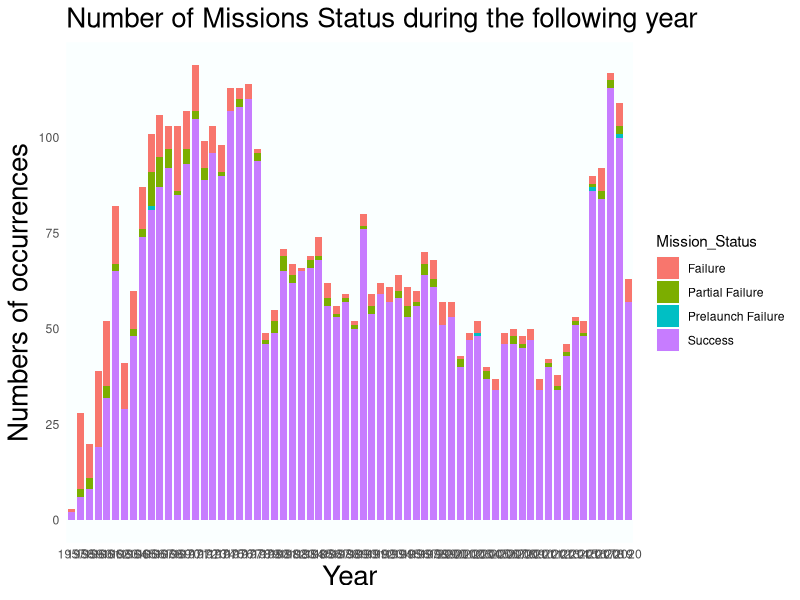

Write R code to recreate this figure.
library(dplyr)
library(stringr)
library(ggplot2)

originalDataset = read.csv("mission_launches.csv")

df1=originalDataset %>%
  mutate(Year =str_split_i(Date, ',',-1))%>%
  mutate(Year= str_trim(Year))%>%
  mutate(Year =str_split_i(Year, ' ',1))

df2= df1%>%
  group_by(Mission_Status, Year)%>%
  summarise(n = n())

ggplot(df2, mapping = aes(x= Year , y= n))+
  geom_bar(stat = "identity", aes(fill = Mission_Status), width = 0.8, position = position_stack())+
  labs(title = "Number of Missions Status during the following year",
    y="Numbers of occurrences",)+
  theme(text = element_text(color = "black")
    ,panel.background = element_rect(fill ="#FaFFFF")
    ,plot.background = element_rect(fill = "white")
    ,panel.grid = element_blank()
    ,plot.title = element_text(size = 20)
    ,axis.ticks = element_blank()
    ,axis.title.x = element_text(size = 20)
    ,axis.title.y = element_text(size = 20)
  )
